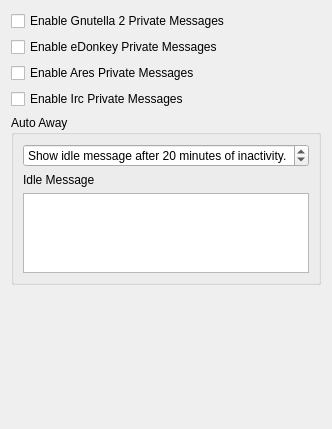
             <widget class="QWidget" name="pagePrivateMessages">
              <layout class="QVBoxLayout" name="verticalLayout_20">
               <item>
                <widget class="QCheckBox" name="checkBoxPrivateMessagesGnutella">
                 <property name="text">
                  <string>Enable Gnutella 2 Private Messages</string>
                 </property>
                </widget>
               </item>
               <item>
                <widget class="QCheckBox" name="checkBoxPrivateMessagesEDonkey">
                 <property name="text">
                  <string>Enable eDonkey Private Messages</string>
                 </property>
                </widget>
               </item>
               <item>
                <widget class="QCheckBox" name="checkBoxPrivateMessagesAres">
                 <property name="text">
                  <string>Enable Ares Private Messages</string>
                 </property>
                </widget>
               </item>
               <item>
                <widget class="QCheckBox" name="checkBoxPrivateMessagesIrc">
                 <property name="text">
                  <string>Enable Irc Private Messages</string>
                 </property>
                </widget>
               </item>
               <item>
                <widget class="QGroupBox" name="groupBoxAutoAway">
                 <property name="title">
                  <string>Auto Away</string>
                 </property>
                 <layout class="QVBoxLayout" name="verticalLayout_24">
                  <item>
                   <widget class="QSpinBox" name="spinBoxPrivateMessagesIdleMessage">
                    <property name="suffix">
                     <string> minutes of inactivity.</string>
                    </property>
                    <property name="prefix">
                     <string>Show idle message after </string>
                    </property>
                    <property name="minimum">
                     <number>1</number>
                    </property>
                    <property name="value">
                     <number>20</number>
                    </property>
                   </widget>
                  </item>
                  <item>
                   <widget class="QLabel" name="labelPrivateMessagesIdleMessage">
                    <property name="text">
                     <string>Idle Message</string>
                    </property>
                   </widget>
                  </item>
                  <item>
                   <widget class="QPlainTextEdit" name="plainTextEditPrivateMessagesIdleMessage">
                    <property name="maximumSize">
                     <size>
                      <width>16777215</width>
                      <height>80</height>
                     </size>
                    </property>
                   </widget>
                  </item>
                 </layout>
                </widget>
               </item>
               <item>
                <spacer name="verticalSpacer_8">
                 <property name="orientation">
                  <enum>Qt::Vertical</enum>
                 </property>
                 <property name="sizeHint" stdset="0">
                  <size>
                   <width>20</width>
                   <height>133</height>
                  </size>
                 </property>
                </spacer>
               </item>
              </layout>
             </widget>
